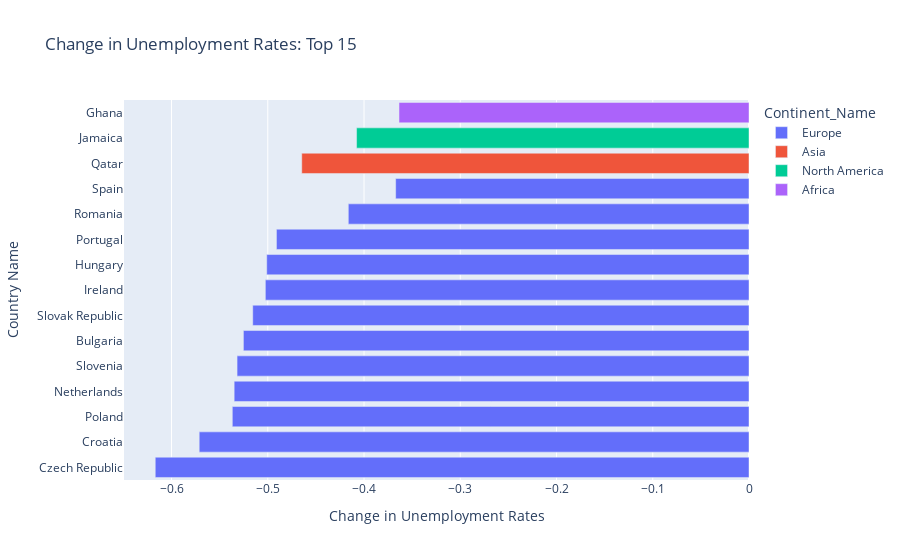

The code cell stored with this chart in its notebook:
### Code cell
fig = px.bar(Change_Unemployment, x="Change in Unemployment Rates", y="Country Name", orientation='h', color = 'Continent_Name', title='Change in Unemployment Rates: Top 15')
fig.show()

### Figure 1 — Plotly figure (JSON) as saved in the notebook; plotly's stock layout.template omitted (floating-point values rounded to 4 significant figures)
{"data": [{"alignmentgroup": "True", "hovertemplate": "Continent_Name=Europe<br>Change in Unemployment Rates=%{x}<br>Country Name=%{y}<extra></extra>", "legendgroup": "Europe", "marker": {"color": "#636efa"}, "name": "Europe", "offsetgroup": "Europe", "orientation": "h", "showlegend": true, "textposition": "auto", "type": "bar", "x": [-0.6169, -0.5713, -0.5369, -0.5349, -0.5319, -0.5253, -0.5156, -0.5025, -0.5011, -0.491, -0.4163, -0.3671], "xaxis": "x", "y": ["Czech Republic", "Croatia", "Poland", "Netherlands", "Slovenia", "Bulgaria", "Slovak Republic", "Ireland", "Hungary", "Portugal", "Romania", "Spain"], "yaxis": "y"}, {"alignmentgroup": "True", "hovertemplate": "Continent_Name=Asia<br>Change in Unemployment Rates=%{x}<br>Country Name=%{y}<extra></extra>", "legendgroup": "Asia", "marker": {"color": "#EF553B"}, "name": "Asia", "offsetgroup": "Asia", "orientation": "h", "showlegend": true, "textposition": "auto", "type": "bar", "x": [-0.4647], "xaxis": "x", "y": ["Qatar"], "yaxis": "y"}, {"alignmentgroup": "True", "hovertemplate": "Continent_Name=North America<br>Change in Unemployment Rates=%{x}<br>Country Name=%{y}<extra></extra>", "legendgroup": "North America", "marker": {"color": "#00cc96"}, "name": "North America", "offsetgroup": "North America", "orientation": "h", "showlegend": true, "textposition": "auto", "type": "bar", "x": [-0.4077], "xaxis": "x", "y": ["Jamaica"], "yaxis": "y"}, {"alignmentgroup": "True", "hovertemplate": "Continent_Name=Africa<br>Change in Unemployment Rates=%{x}<br>Country Name=%{y}<extra></extra>", "legendgroup": "Africa", "marker": {"color": "#ab63fa"}, "name": "Africa", "offsetgroup": "Africa", "orientation": "h", "showlegend": true, "textposition": "auto", "type": "bar", "x": [-0.3636], "xaxis": "x", "y": ["Ghana"], "yaxis": "y"}], "layout": {"barmode": "relative", "legend": {"title": {"text": "Continent_Name"}, "tracegroupgap": 0}, "title": {"text": "Change in Unemployment Rates: Top 15"}, "xaxis": {"anchor": "y", "domain": [0, 1], "title": {"text": "Change in Unemployment Rates"}}, "yaxis": {"anchor": "x", "domain": [0, 1], "title": {"text": "Country Name"}}}}
